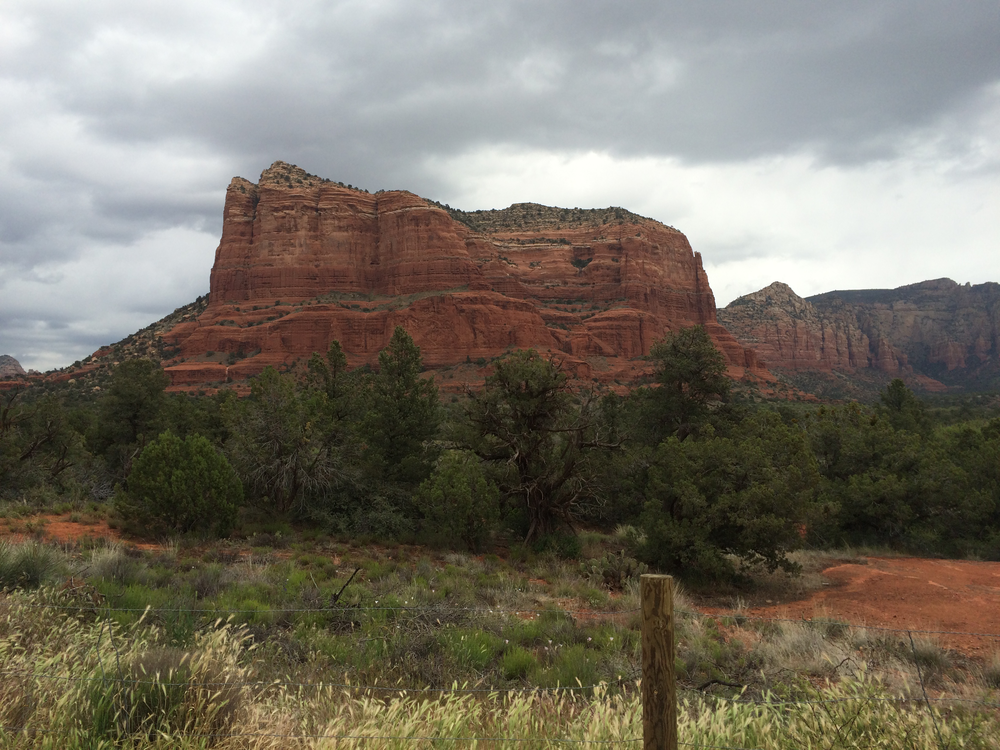
#> input picture images/sedona_left_01.png, 1000 x 750 px; its folder holds 2 pictures in this run
$ python stitch.py
#> lines starting #> are read from the running program, lines starting #| are printed output that depends on the picture; after the words box and inside, x2 and y2 are one past the last pixel; in counts of white or black regions, pixels touching at a corner belong together
import cv2
import numpy as np
import os

input_folder='images'
output_folder='images_output'
def create_folder(folder):
    if not os.path.exists(folder):
        os.makedirs(folder)

# def read_images(folder):
#     images=[cv2.imread(os.path.join(os.getcwd(),folder,image)) for image in os.listdir(folder)]
#     return images

left= cv2.imread(input_folder+'/sedona_left_01.png')
#> left is the input picture: shape (750, 1000, 3); mean B, G, R 101.4, 113.4, 119.2
right= cv2.imread(input_folder+'/sedona_right_01.png')
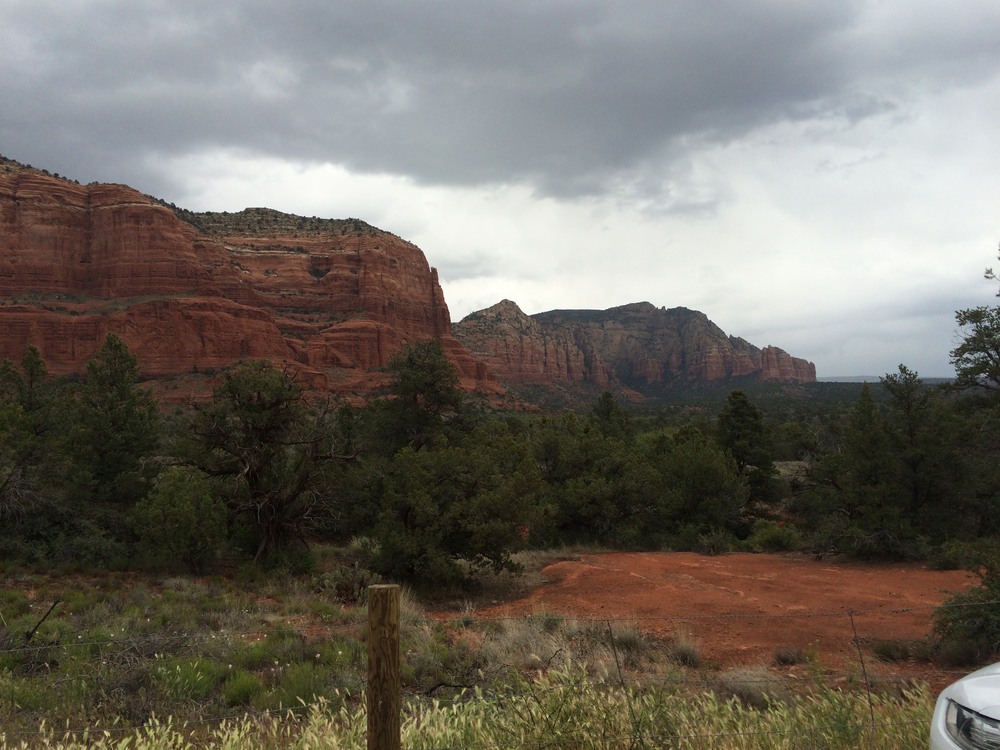
#> input picture images/sedona_right_01.png, 1000 x 750 px
#> right is the input picture: shape (750, 1000, 3); mean B, G, R 97.9, 105.9, 111
def crop(result):
    #reference -- pyimagesearch.com
    result = cv2.copyMakeBorder(result, 10, 10, 10, 10,
    cv2.BORDER_CONSTANT, (0, 0, 0))
    gray = cv2.cvtColor(result, cv2.COLOR_BGR2GRAY)
    thresh = cv2.threshold(gray, 0, 255, cv2.THRESH_BINARY)[1]

    cnts = cv2.findContours(thresh.copy(), cv2.RETR_EXTERNAL,
        cv2.CHAIN_APPROX_SIMPLE)
    c=cnts[0]
    mask = np.zeros(thresh.shape, dtype="uint8")
    (x, y, w, h) = cv2.boundingRect(c)
    cv2.rectangle(mask, (x, y), (x + w, y + h), 255, -1)
    minRect = mask.copy()
    sub = mask.copy()


    while cv2.countNonZero(sub) > 0:

        minRect = cv2.erode(minRect, None)
        sub = cv2.subtract(minRect, thresh)


    cnts = cv2.findContours(minRect.copy(), cv2.RETR_EXTERNAL,
        cv2.CHAIN_APPROX_SIMPLE)

    c=cnts[0]
    (x, y, w, h) = cv2.boundingRect(c)


    result= result[y:y + h, x:x + w]
    return result


def stitch(left,right,output_folder,use_opencv):
    create_folder(output_folder)
    descriptor = cv2.xfeatures2d.SIFT_create()

    print(left.shape)
    print(right.shape)
    if not use_opencv:
        ratio=0.75;min_match=10
        print('tests')
        gray_left = cv2.cvtColor(left,cv2.COLOR_BGR2GRAY)
        gray_right=cv2.cvtColor(right,cv2.COLOR_BGR2GRAY)
        (kps_left, features_left) = descriptor.detectAndCompute(gray_left, None)
        (kps_right, features_right) = descriptor.detectAndCompute(gray_right, None)
        # bf = cv.BFMatcher(cv.NORM_HAMMING, crossCheck=True)
        # matches = bf.match(features_left,features_right)
        matcher = cv2.BFMatcher()
        raw_matches = matcher.knnMatch(features_left, features_right, k=2)
        good_points = []
        good_matches=[]
        for m1, m2 in raw_matches:
            if m1.distance < ratio * m2.distance:
                good_points.append((m1.trainIdx, m1.queryIdx))
                good_matches.append([m1])

        if len(good_points) > min_match:
            image1_kp = np.float32(
                [kps_left[i].pt for (_, i) in good_points])
            image2_kp = np.float32(
                [kps_right[i].pt for (i, _) in good_points])
            H, status = cv2.findHomography(image2_kp, image1_kp, cv2.RANSAC,5.0)

        result = cv2.warpPerspective(right, H,(right.shape[1] + left.shape[1], right.shape[0]))
        result[0:left.shape[0], 0:left.shape[1]] = left
        cv2.imwrite(os.path.join(output_folder,'uncropped.png'),result)
#         plt.imshow(result)
        cropped=crop(result)
        cv2.imwrite(os.path.join(output_folder,'cropped.png'),cropped)
#         plt.imshow(cropped)

    else:
        stitcher=cv2.createStitcher()
        (status, stitched) = stitcher.stitch([left,right])
        if status==0:
            cv2.imwrite(os.path.join(output_folder,'opencv_stitcher_uncropped.png'),stitched)
            cropped=crop(stitched)
            cv2.imwrite(os.path.join(output_folder,'opencv_stitcher_cropped.png'),cropped)

stitch(left,right,output_folder,True)
#| (750, 1000, 3)
#| (750, 1000, 3)
#> in stitch, `(status, stitched) = stitcher.stitch([left,right])`:
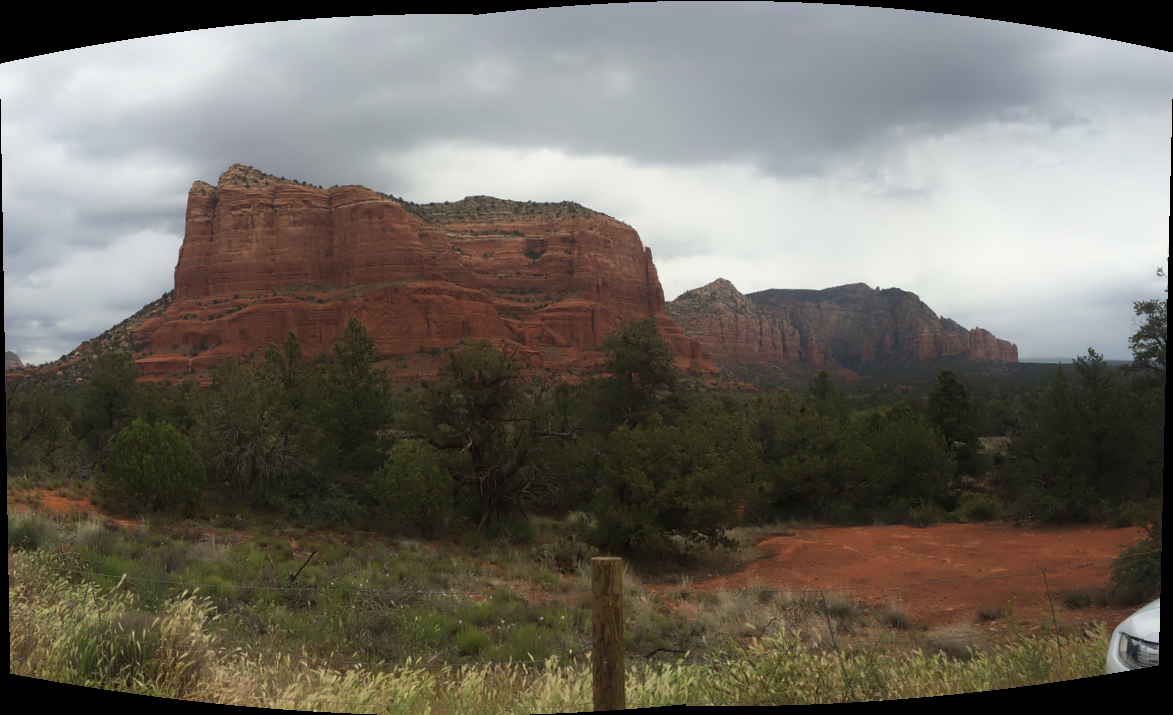
#> stitched: shape (715, 1173, 3); mean B, G, R 95.3, 104.7, 109.7
#> in stitch, `(status, stitched) = stitcher.stitch([left,right])`: status = 0
#> in crop, `result = cv2.copyMakeBorder(result, 10, 10, 10, 10, cv2.BORDER_CONSTAN..`:
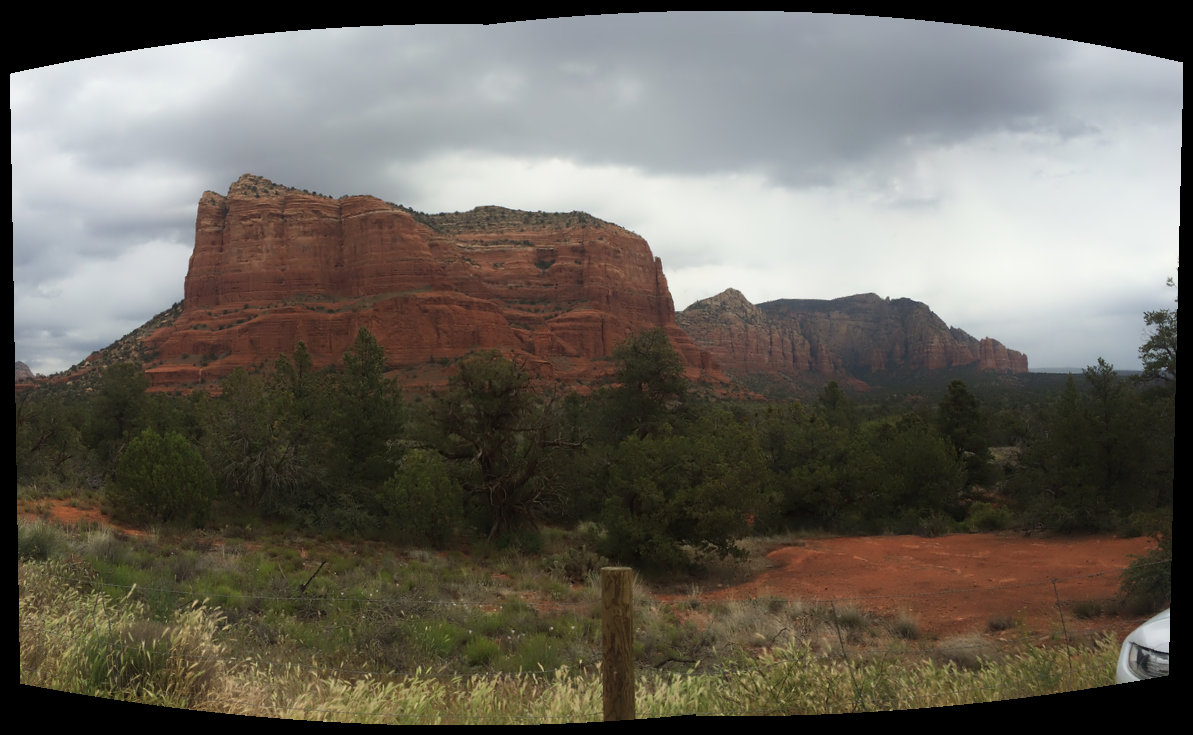
#> result: shape (735, 1193, 3); mean of channels 0, 1, 2 91.1, 100.1, 104.9; drawn as B, G, R
#> in crop, `gray = cv2.cvtColor(result, cv2.COLOR_BGR2GRAY)`:
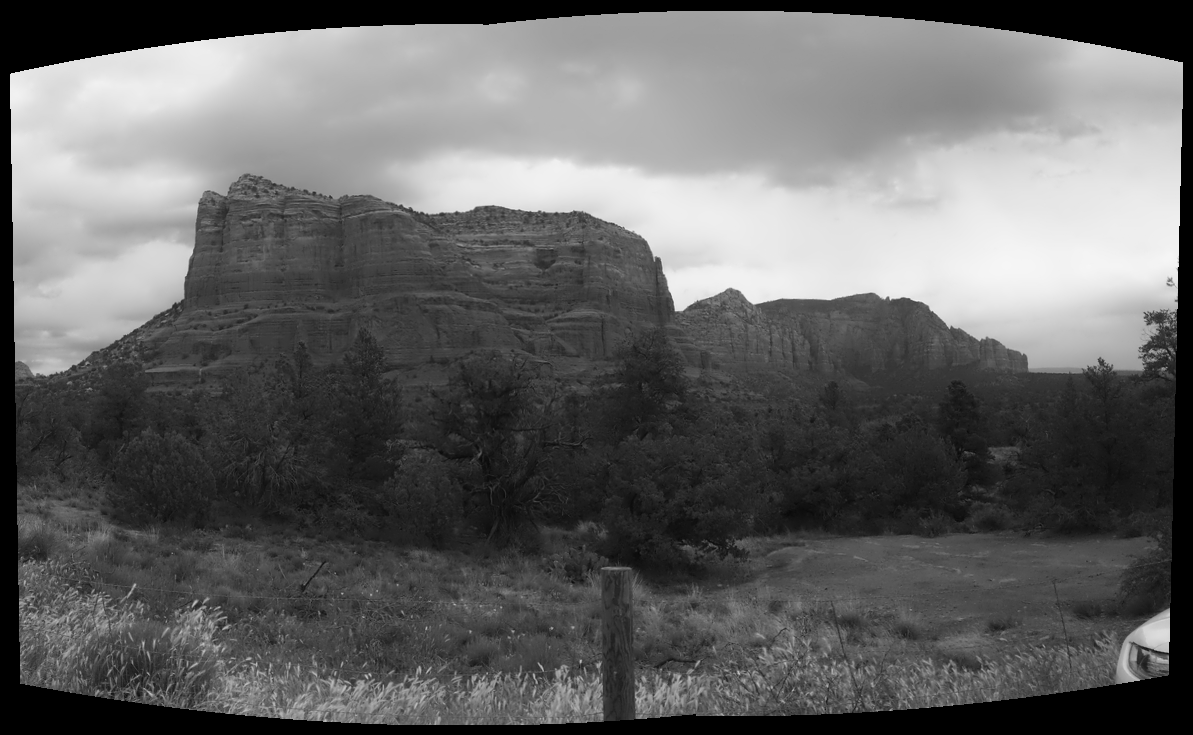
#> gray: shape (735, 1193); min 0, max 246, mean 100.5
#> in crop, `thresh = cv2.threshold(gray, 0, 255, cv2.THRESH_BINARY)[1]`:
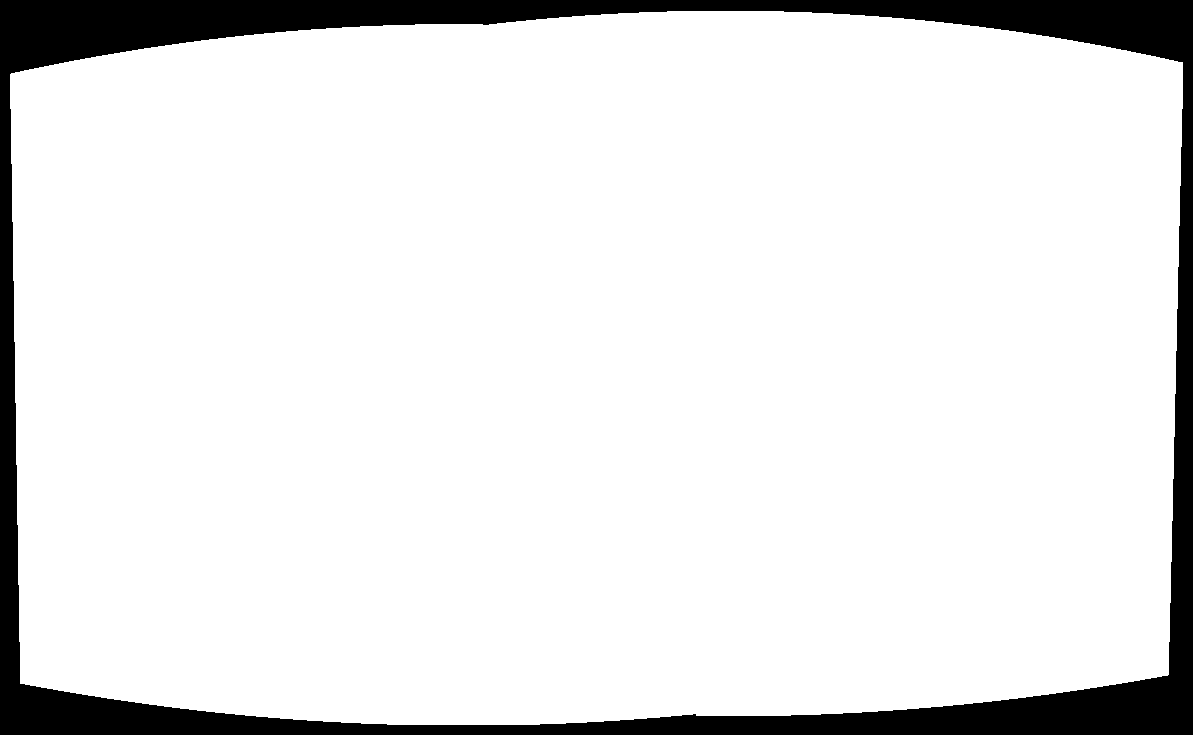
#> thresh: shape (735, 1193); 90.1% white; 1 black region
#> in crop, `cnts = cv2.findContours(thresh.copy(), cv2.RETR_EXTERNAL, cv2.CHAIN_AP..`: cnts = 1 contour; box (x1, y1, x2, y2) and area: (10, 11, 1183, 725) 787970
#> in crop, `c=cnts[0]`: c has the same summary as cnts
#> (the run stopped early here; a loop or call above may not have finished)
